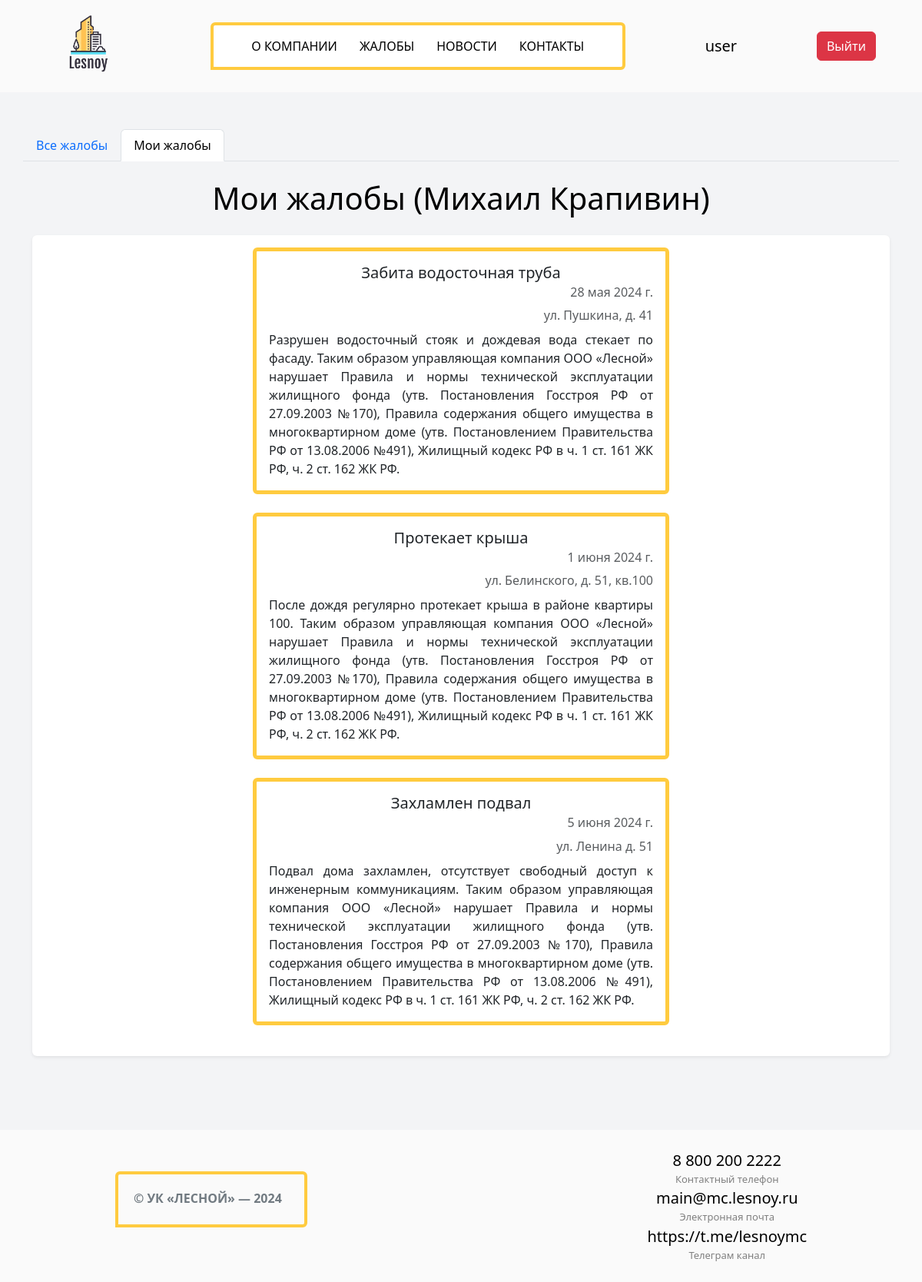
Page /complaints/my_complaints/ (signed in) on the committed database.
### main/models.py (models this page shows, shortened)
class Complaints(models.Model):
    class Meta:
        db_table = "complaints"
        verbose_name = "complaint"
        verbose_name_plural = "complaints"
    title = models.CharField(max_length=40, null=True)
    user = models.ForeignKey(User, on_delete=models.CASCADE, null=True)
    post_date = models.DateField(null=True)
    house_address = models.CharField(max_length=40, null=True)
    text = models.TextField(max_length=1000, null=True)

### main/views.py (the view)
# urls.py: path('my_complaints/', views.my_complaints_view, name="my_complaints"),
def my_complaints_view(request):
    my_comps = models.Complaints.objects.filter(user_id=request.user.id)
    return render(request, "my_complaints.html", {"complaints": my_comps})

### templates/my_complaints.html (shortened to what this page needs)
{% extends "index.html" %}
{% block content %}
<section class="pt-5 pb-5">
    <div class="container card-header">
        <ul class="nav nav-tabs text-center">
            <li class="nav-item">
                <a class="nav-link" aria-current="true" href="{% url 'complaints' %}">Все жалобы</a>
            </li>
            <li class="nav-item">
                <a class="nav-link active" href="{% url 'my_complaints' %}">Мои жалобы</a>
            </li>
        </ul>
    </div>
    <div class="container">
        <h1 class="mb-4 mt-4 text-center">Мои жалобы ({{ user.first_name }} {{ user.last_name }})</h1>
        <div class="container shadow-sm p-3 mb-5 bg-white rounded" style="max-height: 1200px; overflow: auto;">
            {% if complaints %}
            {% for complaint in complaints %}
            <div class="card w-50 mb-4" style="border-color: #ffcb3f; border-width: 5px; margin: 0 auto;">
                <div class="card-body">
                    <h5 class="card-title text-center">{{ complaint.title }}</h5>
                    <h6 class="card-subtitle mb-2 text-muted text-end">{{ complaint.post_date }}</h6>
                    <p class="card_subtitle mb-2 text-muted text-end">{{ complaint.house_address }}</p>
                    <p class="card-text" style="text-align: justify;">{{ complaint.text }}</p>
                </div>
            </div>
            {% endfor %}
            {% else %}
            <div class="alert alert-info w-50" style="margin: 0 auto;">Вы еще не отправляли жалоб</div>
            {% endif %}
        </div>
    </div>
</section>
{% endblock %}

### templates/index.html (shortened to what this page needs)
{% load static %}
<!DOCTYPE html>
<html lang="ru">
<head>
  <link href="https://cdn.jsdelivr.net/npm/bootstrap@5.3.3/dist/css/bootstrap.min.css" rel="stylesheet">
  <link rel="stylesheet" href="{% static 'css/style.css' %}">
</head>
<body>
  <header>
    <div class="center">
      <div class="wrapper">
        <a href="{% url 'home_page' %}">
          <img src="{% static 'image/logo.png' %}" class="logo" alt="Управляющая компания">
        </a>
        <nav>
          <ul class="ul__nav">
            <li>
              <a href="http://127.0.0.1:8000/#about_company">О компании</a>
            </li>
            <li>
              {% if user.is_authenticated %}
              <a href="{% url 'complaints' %}">Жалобы</a>
              {% else %}
              <a href="{% url 'login' %}">Жалобы</a>
              {% endif %}
            </li>
            <li>
              <a href="{% url 'news' %}">Новости</a>
            </li>
            <li>
              <a href="http://127.0.0.1:8000/#contacts">Контакты</a>
            </li>
          </ul>
        </nav>
        {% if user.is_authenticated %}
        <div class="lead username__adaptation">{{ user.username }}</div>
        <form method="post" class="exit__button_adaptation" action="{% url 'logout' %}">
          <button type="submit" class="btn btn-danger">Выйти</button>
        </form>
        {% else %}
        <div class="authorisation">
          <a href="{% url 'login' %}" class="btn btn-warning">Войти</a>
          <a href="{% url 'registration' %}" class="btn btn-warning">Регистрация</a>
        </div>
        {% endif %}
      </div>
    </div>
  </header>
  {% block content %}{% endblock %}
  <footer>
    <div class="wrapper">
      <p class="copy box">
        © УК «Лесной» — 2024
      </p>
      <div class="all_contacts" id="contacts">
        <p class="contact">8 800 200 2222</p>
        <p>Контактный телефон</p>
        <p class="contact">main@mc.lesnoy.ru</p>
        <p>Электронная почта</p>
        <p class="contact">https://t.me/lesnoymc</p>
        <p>Телеграм канал</p>
      </div>
    </div>
  </footer>
</body>

### main/static/css/style.css (style rules this page uses)
body, html { margin: 0; padding: 0; color: #000; background: #fafafa }
ul { margin: 0; padding: 0; }
.center { width: 90%; margin: 0 auto; }
.wrapper { display: flex; flex-direction: row; justify-content: space-between; align-items: center; }
.logo { margin-top: 10px; width: auto; height: auto; max-height: 110px; max-width: 260px }
nav { padding: 15px 35px; width: 50%; border-style: solid; border-width: 4px; border-radius: 6px 6px 6px 0; box-sizing: border-box; border-color: #ffcb3f; background-color: #fff; }
.ul__nav { overflow: hidden; display: flex; flex-direction: row; list-style-type: none; justify-content: space-around; align-items: center; }
.ul__nav li a { color: #000; text-decoration: none; transition: all linear; text-transform: uppercase; font-weight: 500; }
section { background-color: #f3f4f6; }
footer { margin: 0 auto; width: 75%; }
.copy { width: 250px; height: 73px; color: #717a81; text-transform: uppercase; line-height: 22px; font-weight: bold; }
.box { border-style: solid; padding: 20px; border-width: 4px; border-radius: 6px 6px 6px 0; box-sizing: border-box; position: relative; border-color: #ffcb3f }
.all_contacts { display: flex; flex-direction: column; text-align: center; margin: 25px 0; color: #808080; font-size: 13px; }
.contact { margin: 0; font-size:20px; color: #000; }
.all_contacts p { margin: 0; }

### rows in the picture
Complaints: title "Забита водосточная труба", post_date "28 мая 2024 г.", house_address "ул. Пушкина, д. 41", text "Разрушен водосточный стояк и дождевая вода стекает по фасаду. Таким образом управляющая компания ООО «Лесной» нарушает Правила и нормы технической эксплуатации жилищного фонда (утв. Постановления Госстроя РФ от 27.09.2003 №170), Правила содержания общего имущества в многоквартирном доме (утв. Постановлением Правительства РФ от 13.08.2006 №491), Жилищный кодекс РФ в ч. 1 ст. 161 ЖК РФ, ч. 2 ст. 162 ЖК РФ."
Complaints: title "Протекает крыша", post_date "1 июня 2024 г.", house_address "ул. Белинского, д. 51, кв.100", text "После дождя регулярно протекает крыша в районе квартиры 100. Таким образом управляющая компания ООО «Лесной» нарушает Правила и нормы технической эксплуатации жилищного фонда (утв. Постановления Госстроя РФ от 27.09.2003 №170), Правила содержания общего имущества в многоквартирном доме (утв. Постановлением Правительства РФ от 13.08.2006 №491), Жилищный кодекс РФ в ч. 1 ст. 161 ЖК РФ, ч. 2 ст. 162 ЖК РФ."
Complaints: title "Захламлен подвал", post_date "5 июня 2024 г.", house_address "ул. Ленина д. 51", text "Подвал дома захламлен, отсутствует свободный доступ к инженерным коммуникациям. Таким образом управляющая компания ООО «Лесной» нарушает Правила и нормы технической эксплуатации жилищного фонда (утв. Постановления Госстроя РФ от 27.09.2003 №170), Правила содержания общего имущества в многоквартирном доме (утв. Постановлением Правительства РФ от 13.08.2006 №491), Жилищный кодекс РФ в ч. 1 ст. 161 ЖК РФ, ч. 2 ст. 162 ЖК РФ."

### other values in the picture
{{ user.username }} "user"
{{ user.first_name }} "Михаил"
{{ user.last_name }} "Крапивин"
